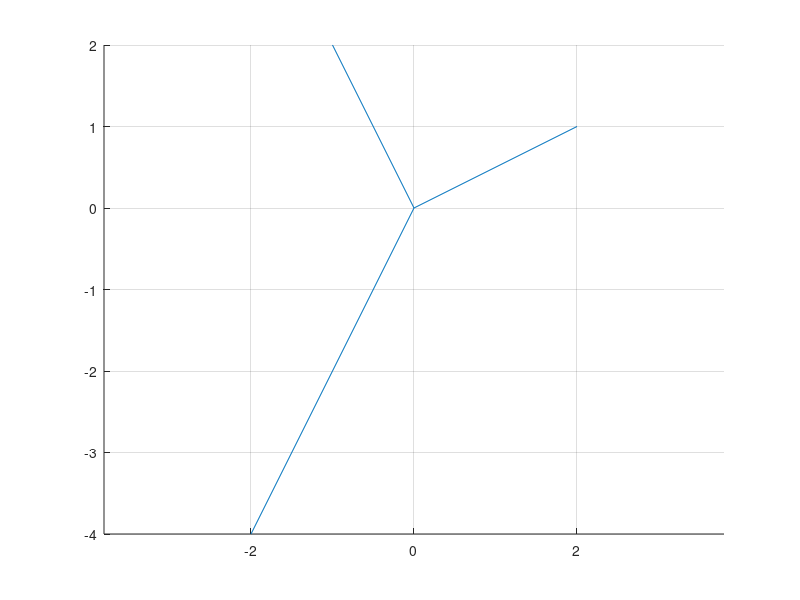
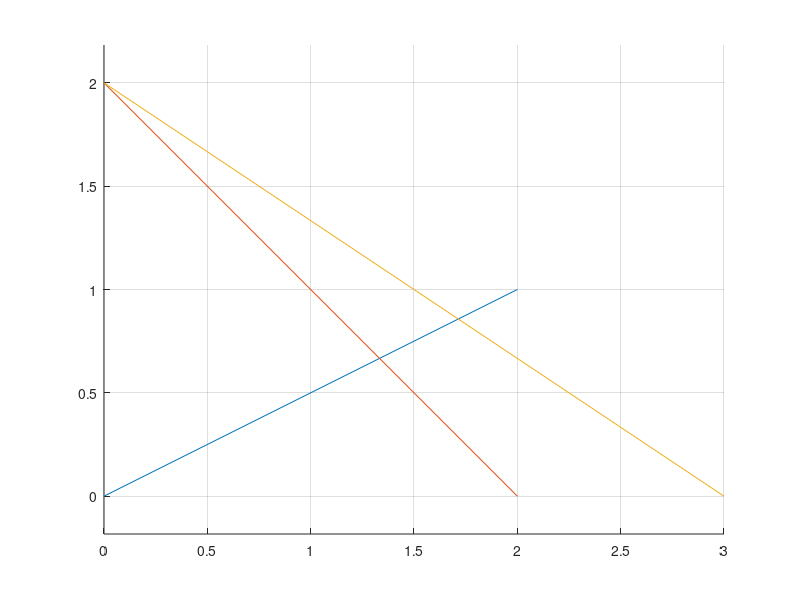
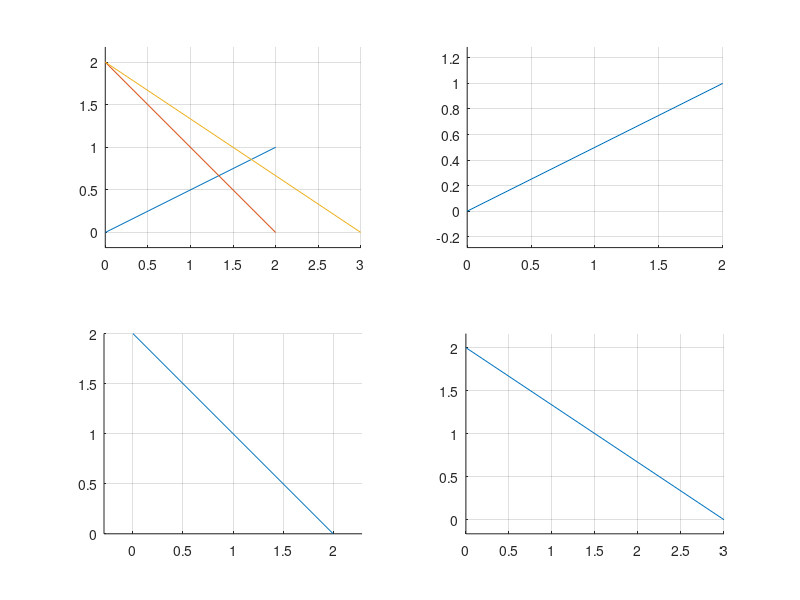
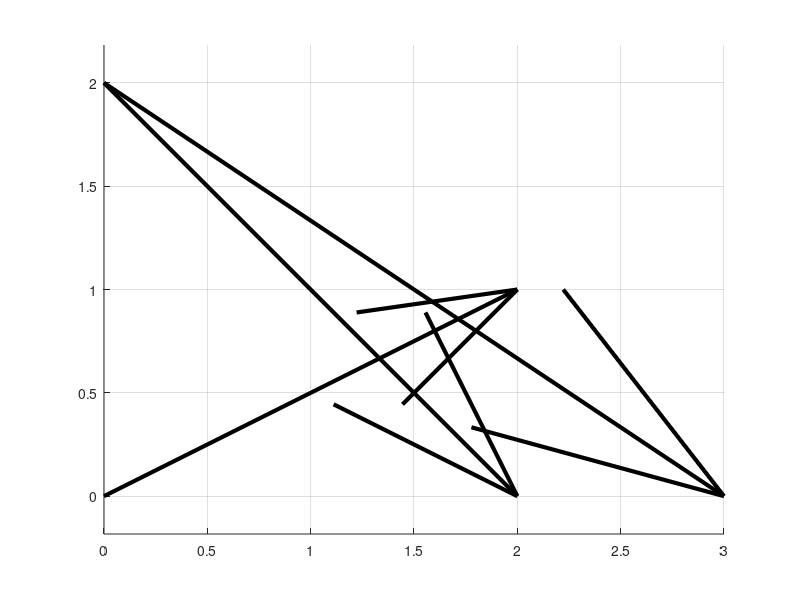

Source code (MATLAB) for these figures, in order:
%% Рахманов Данила Дмитриевич, 10 подгруппа, Дз по алгебре семинар 3
%% Задание 1
disp("задание 1")
figure;
grid on;
axis equal;
line([0;2],[0;1]);
line([0;-1],[0;2]);
line([-2;0],[-4;0]);
%% Задание 2
disp("задание 2")
figure;
grid on;
axis equal;
line([0 0 0;2 2 3],[0 2 2; 1 0 0]);
%% Задание 3
disp("задание 3")
figure;
subplot(2,2,1);
grid on;
axis equal;
line([0 0 0;2 2 3],[0 2 2; 1 0 0]);
subplot(2,2,2);
grid on;
axis equal;
line([0;2],[0;1]);
subplot(2,2,3);
grid on;
axis equal;
line([0;2],[2;0]);
subplot(2,2,4);
grid on;
axis equal;
line([0;3],[2;0]);
%% Задание 4
disp("задание 4")
figure;
hold on;
grid on;
axis equal;
quiver(0,0,2,1,1,'Color', 'black','LineWidth',3);
quiver(0,2,2,-2,1,'Color', 'black','LineWidth',3);
quiver(0,2,3,-2,1,'Color', 'black','LineWidth',3);
%% Задание 5
disp("задание 5")
figure;
hold on;
grid on;
axis equal;
view(30,30)
quiver3(0,0,0,1,0,0,1)
quiver3(0,0,0,0,1,0,1)
quiver3(0,0,0,0,0,1,1)
%% Задание 6
disp("задание 6")
figure;
hold on;
grid on;
axis equal;
quiver(0,0,10,0,1,'LineWidth',3);
quiver(0,0,0,10,1,'LineWidth',3);
quiver(0,0,1,0,1,'Color', 'black','LineWidth',4);
quiver(0,0,0,1,1,'Color', 'black','LineWidth',4);
%% Задание 7
disp("задание 7")
figure;
hold on;
grid on;
axis equal;
view(30,30)
quiver3(0,0,0,10,0,0,1,'LineWidth',2);
quiver3(0,0,0,0,10,0,1,'LineWidth',2);
quiver3(0,0,0,0,0,10,1,'LineWidth',2);
quiver3(0,0,0,1,0,0,1,'Color', 'black','LineWidth',4);
quiver3(0,0,0,0,1,0,1,'Color', 'black','LineWidth',4);
quiver3(0,0,0,0,0,1,1,'Color', 'black','LineWidth',4);
%% Задание 8
disp("задание 8")
figure;
hold on;
grid on;
axis equal;
quiver(-2,0,7,0,1,'Color', 'black')
quiver(0,-7,0,12,1,'Color', 'black')
axis([-2 5 -7 5]);

line([-1;2],[ 3;-5]);
text(-1.5,3.5,'(-1, 3)');
text(1.3,-5.5,'(2, -5)');

line([1,4;2,3],[-1,0;-3,-5]);
text(0.5,-0.5,'(1, -1)');
text(3.5,0.5,'(4, 0)');
text(1.7,-3.2,'(2, -3)');
text(3,-5.5,'(3, -5)');
%% Задание 9
disp("задание 9")
figure;
hold on;
grid on;
axis equal;
A = [-2 0];
B = [1 2];
C = [1 -1];
AB = B - A;
BC = C - B;
AC = C - A;

quiver(A(1),A(2),AB(1),AB(2),1,'Color', 'blue');
quiver(B(1),B(2),BC(1),BC(2),1,'Color', 'blue');
quiver(A(1),A(2),AC(1),AC(2),1,'Color', 'red');
text(-2.2,0,'A');
text(1,2.2,'B');
text(1,-1.2,'C');
%% Задание 10
disp("задание 10")
figure;
A = [-2 0];
B = [1 2];
C = [1 -1];
D = [A(1) (A(2) - B(2) + C(2))];

subplot(1,2,1);
grid on;
axis equal;
hold on;
line([A(1);B(1)],[A(2);B(2)]);
line([B(1);C(1)],[B(2);C(2)]);
line([C(1);D(1)],[C(2);D(2)]);
line([D(1);A(1)],[D(2);A(2)]);
text(A(1)-0.5,A(2),'A');
text(B(1)+0.2,B(2),'B');
text(C(1)+0.2,C(2),'C');
text(D(1)-0.5,D(2),'D');

subplot(1,2,2);
grid on;
axis equal;
hold on;
AD = D - A;
AC = C - A;
DC = C - D;
AB = B - A;
BC = C - B;
quiver(A(1),A(2),AC(1),AC(2),1,'Color', 'red');
quiver(B(1),B(2),BC(1),BC(2),1,'Color', 'black');
quiver(D(1),D(2),DC(1),DC(2),1,'Color', 'black');
quiver(A(1),A(2),AD(1),AD(2),1,'Color', 'blue');
quiver(A(1),A(2),AB(1),AB(2),1,'Color', 'blue');
text(A(1)-0.5,A(2),'A');
text(B(1)+0.2,B(2),'B');
text(C(1)+0.2,C(2),'C');
text(D(1)-0.5,D(2),'D');
%% %% Задание 11
disp("задание 11")
figure;
a1 = [2,4,6];
b1 = [3,5,2];
a2 = [7,6,5];
b2 = [3,5,2];
sum = a1 + b1;
raz = a2 - b2;

subplot(1,2,1);
grid on;
axis equal;
hold on;
view(30,30)
quiver3(0,0,0,a1(1),a1(2),a1(3),1);
quiver3(a1(1),a1(2),a1(3),b1(1),b1(2),b1(3),1);
quiver3(0,0,0,sum(1),sum(2),sum(3),1);
text(a1(1), a1(2), a1(3), '\bfa1')
text(b1(1), b1(2), b1(3), '\bfb1')
text(sum(1), sum(2), sum(3), '\bfa1+b1')

subplot(1,2,2);
grid on;
axis equal;
hold on;
view(30,30)
quiver3(0,0,0,a2(1),a2(2),a2(3),1);
quiver3(a2(1),a2(2),a2(3),-b1(1),-b1(2),-b1(3),1);
quiver3(0,0,0,raz(1),raz(2),raz(3),1);
text(a2(1), a2(2), a2(3), '\bfa2')
text(b2(1), b2(2), b2(3), '\bfb2')
text(raz(1), raz(2), raz(3), '\bfa2-b2')